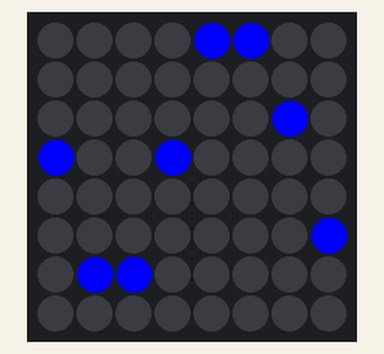
A program run on a simulated Raspberry Pi (BCM pin numbers) with a Sense HAT. Shown: the Sense HAT's 8×8 RGB LED matrix.

Above: at 0.07 s.
At 5.05 s:
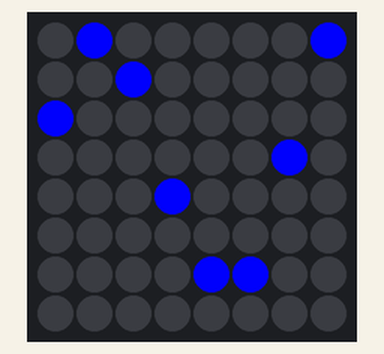
At 10.04 s:
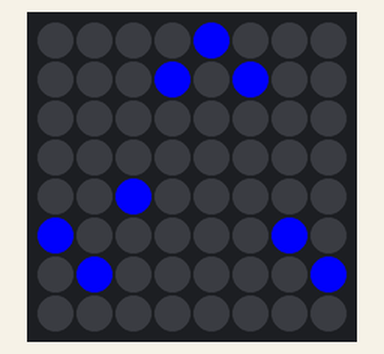
At 19.91 s:
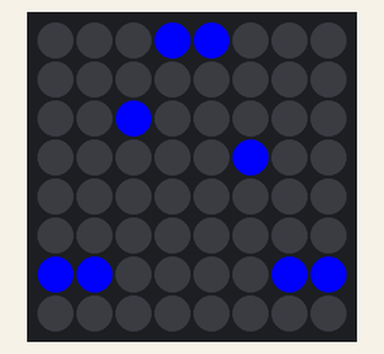
At 29.88 s:
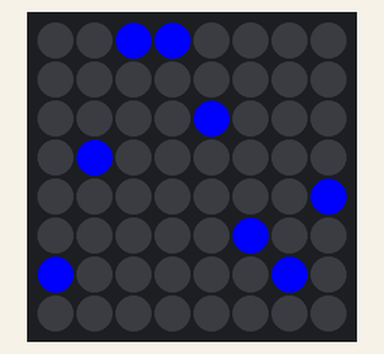
At 39.84 s:
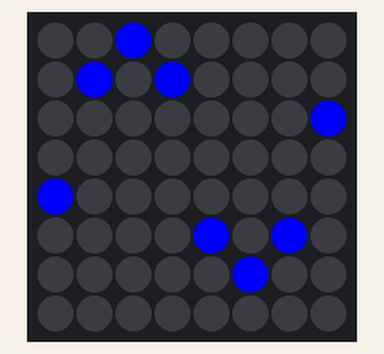

The program:

sensehat_test.py
```python
import time
import math
from sense_hat import SenseHat

sense = SenseHat()

# Define some colors
blue = [0, 0, 255]
black = [0, 0, 0]

# Function to create a wave pattern
def draw_wave(step):
    # Clear the display
    sense.clear()

    # Iterate over the columns (x-axis)
    for x in range(8):
        # Calculate the wave's height using a sine wave function
        # The step is used to animate the wave
        y = int((math.sin(x + step) + 1) * 3.5)  # Shift and scale sine wave to 0-7

        # Ensure the result is clamped within the 0-7 range
        y = min(8, max(0, y))

        # Set the LED color at the calculated position
        sense.set_pixel(x, y, blue)

# Animate the wave
step = 0
while True:
    draw_wave(step)
    step += 0.2  # Adjust the speed of the wave
    time.sleep(0.1)  # Pause to control the animation speed
```
